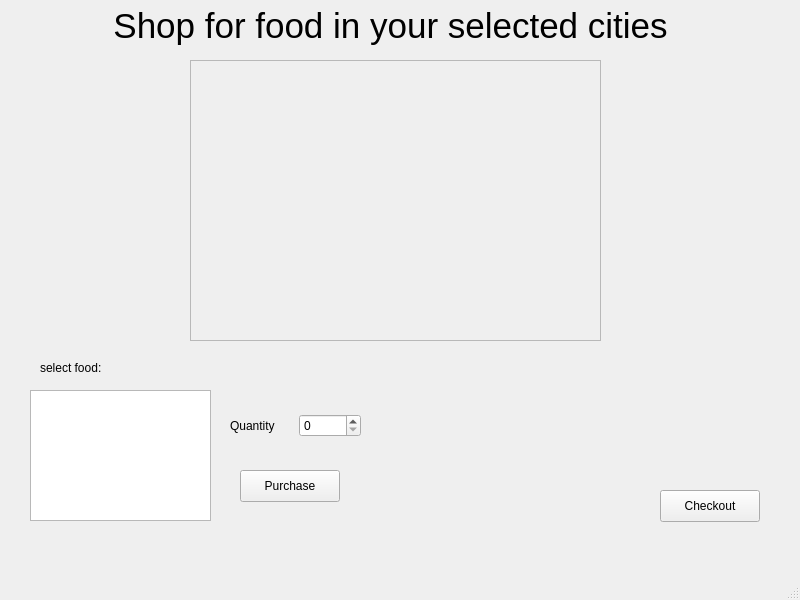
<?xml version="1.0" encoding="UTF-8"?>
<ui version="4.0">
 <class>guestWcustom3</class>
 <widget class="QMainWindow" name="guestWcustom3">
  <property name="geometry">
   <rect>
    <x>0</x>
    <y>0</y>
    <width>800</width>
    <height>600</height>
   </rect>
  </property>
  <property name="windowTitle">
   <string/>
  </property>
  <widget class="QWidget" name="centralwidget">
   <widget class="QLabel" name="label">
    <property name="geometry">
     <rect>
      <x>90</x>
      <y>-10</y>
      <width>601</width>
      <height>71</height>
     </rect>
    </property>
    <property name="font">
     <font>
      <pointsize>26</pointsize>
     </font>
    </property>
    <property name="text">
     <string>Shop for food in your selected cities</string>
    </property>
    <property name="alignment">
     <set>Qt::AlignmentFlag::AlignCenter</set>
    </property>
   </widget>
   <widget class="QWidget" name="verticalLayoutWidget">
    <property name="geometry">
     <rect>
      <x>190</x>
      <y>60</y>
      <width>411</width>
      <height>281</height>
     </rect>
    </property>
    <layout class="QVBoxLayout" name="verticalLayout">
     <item>
      <widget class="QScrollArea" name="citiesScrollArea">
       <property name="widgetResizable">
        <bool>true</bool>
       </property>
       <widget class="QWidget" name="citiesWidget">
        <property name="geometry">
         <rect>
          <x>0</x>
          <y>0</y>
          <width>407</width>
          <height>277</height>
         </rect>
        </property>
       </widget>
      </widget>
     </item>
    </layout>
   </widget>
   <widget class="QListWidget" name="foodListWidget">
    <property name="geometry">
     <rect>
      <x>30</x>
      <y>390</y>
      <width>181</width>
      <height>131</height>
     </rect>
    </property>
   </widget>
   <widget class="QLabel" name="label_2">
    <property name="geometry">
     <rect>
      <x>40</x>
      <y>360</y>
      <width>141</width>
      <height>16</height>
     </rect>
    </property>
    <property name="text">
     <string>select food:</string>
    </property>
   </widget>
   <widget class="QPushButton" name="checkoutButton">
    <property name="geometry">
     <rect>
      <x>660</x>
      <y>490</y>
      <width>100</width>
      <height>32</height>
     </rect>
    </property>
    <property name="text">
     <string>Checkout</string>
    </property>
   </widget>
   <widget class="QWidget" name="horizontalLayoutWidget">
    <property name="geometry">
     <rect>
      <x>230</x>
      <y>410</y>
      <width>131</width>
      <height>31</height>
     </rect>
    </property>
    <layout class="QHBoxLayout" name="horizontalLayout">
     <item>
      <widget class="QLabel" name="label_3">
       <property name="text">
        <string>Quantity</string>
       </property>
      </widget>
     </item>
     <item>
      <widget class="QSpinBox" name="quantitySpinBox"/>
     </item>
    </layout>
   </widget>
   <widget class="QPushButton" name="purchaseButton">
    <property name="geometry">
     <rect>
      <x>240</x>
      <y>470</y>
      <width>100</width>
      <height>32</height>
     </rect>
    </property>
    <property name="text">
     <string>Purchase</string>
    </property>
   </widget>
   <widget class="QLabel" name="purchaseWarningLabel">
    <property name="geometry">
     <rect>
      <x>227</x>
      <y>450</y>
      <width>131</width>
      <height>20</height>
     </rect>
    </property>
    <property name="text">
     <string/>
    </property>
   </widget>
  </widget>
  <widget class="QMenuBar" name="menubar">
   <property name="geometry">
    <rect>
     <x>0</x>
     <y>0</y>
     <width>800</width>
     <height>24</height>
    </rect>
   </property>
  </widget>
  <widget class="QStatusBar" name="statusbar"/>
 </widget>
 <resources/>
 <connections/>
</ui>
